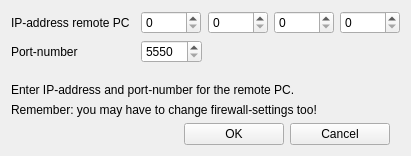
<?xml version="1.0" encoding="UTF-8"?>
<ui version="4.0">
 <class>UICFTNServerControls</class>
 <widget class="QWidget" name="UICFTNServerControls">
  <property name="geometry">
   <rect>
    <x>0</x>
    <y>0</y>
    <width>411</width>
    <height>156</height>
   </rect>
  </property>
  <property name="windowTitle">
   <string>FTNoIR protocol settings FaceTrackNoIR</string>
  </property>
  <property name="windowIcon">
   <iconset>
    <normaloff>images/FaceTrackNoIR.png</normaloff>images/FaceTrackNoIR.png</iconset>
  </property>
  <property name="layoutDirection">
   <enum>Qt::LeftToRight</enum>
  </property>
  <property name="autoFillBackground">
   <bool>false</bool>
  </property>
  <layout class="QVBoxLayout" name="_vertical_layout">
   <item>
    <layout class="QGridLayout" name="gridLayout">
     <item row="1" column="4">
      <widget class="QSpinBox" name="spinIPFourthNibble">
       <property name="maximumSize">
        <size>
         <width>60</width>
         <height>16777215</height>
        </size>
       </property>
       <property name="maximum">
        <number>255</number>
       </property>
       <property name="singleStep">
        <number>1</number>
       </property>
      </widget>
     </item>
     <item row="1" column="1">
      <widget class="QSpinBox" name="spinIPFirstNibble">
       <property name="maximumSize">
        <size>
         <width>60</width>
         <height>16777215</height>
        </size>
       </property>
       <property name="maximum">
        <number>255</number>
       </property>
       <property name="singleStep">
        <number>1</number>
       </property>
      </widget>
     </item>
     <item row="1" column="2">
      <widget class="QSpinBox" name="spinIPSecondNibble">
       <property name="maximumSize">
        <size>
         <width>60</width>
         <height>16777215</height>
        </size>
       </property>
       <property name="maximum">
        <number>255</number>
       </property>
       <property name="singleStep">
        <number>1</number>
       </property>
      </widget>
     </item>
     <item row="1" column="3">
      <widget class="QSpinBox" name="spinIPThirdNibble">
       <property name="maximumSize">
        <size>
         <width>60</width>
         <height>16777215</height>
        </size>
       </property>
       <property name="maximum">
        <number>255</number>
       </property>
       <property name="singleStep">
        <number>1</number>
       </property>
      </widget>
     </item>
     <item row="1" column="0">
      <widget class="QLabel" name="label_4">
       <property name="text">
        <string>IP-address remote PC</string>
       </property>
      </widget>
     </item>
     <item row="2" column="0">
      <widget class="QLabel" name="label_5">
       <property name="text">
        <string>Port-number</string>
       </property>
      </widget>
     </item>
     <item row="2" column="1">
      <widget class="QSpinBox" name="spinPortNumber">
       <property name="minimum">
        <number>5550</number>
       </property>
       <property name="maximum">
        <number>10000</number>
       </property>
      </widget>
     </item>
    </layout>
   </item>
   <item>
    <spacer name="verticalSpacer">
     <property name="orientation">
      <enum>Qt::Vertical</enum>
     </property>
     <property name="sizeHint" stdset="0">
      <size>
       <width>20</width>
       <height>40</height>
      </size>
     </property>
    </spacer>
   </item>
   <item>
    <layout class="QVBoxLayout" name="verticalLayout">
     <item>
      <widget class="QLabel" name="label">
       <property name="text">
        <string>Enter IP-address and port-number for the remote PC.</string>
       </property>
       <property name="wordWrap">
        <bool>true</bool>
       </property>
      </widget>
     </item>
     <item>
      <widget class="QLabel" name="label_3">
       <property name="text">
        <string>Remember: you may have to change firewall-settings too!</string>
       </property>
      </widget>
     </item>
    </layout>
   </item>
   <item>
    <layout class="QHBoxLayout" name="horizontalLayout">
     <item>
      <spacer name="horizontalSpacer_2">
       <property name="orientation">
        <enum>Qt::Horizontal</enum>
       </property>
       <property name="sizeHint" stdset="0">
        <size>
         <width>40</width>
         <height>20</height>
        </size>
       </property>
      </spacer>
     </item>
     <item>
      <layout class="QHBoxLayout" name="horizontalLayout_2">
       <property name="sizeConstraint">
        <enum>QLayout::SetDefaultConstraint</enum>
       </property>
       <item>
        <widget class="QPushButton" name="btnOK">
         <property name="sizePolicy">
          <sizepolicy hsizetype="Preferred" vsizetype="Fixed">
           <horstretch>0</horstretch>
           <verstretch>0</verstretch>
          </sizepolicy>
         </property>
         <property name="minimumSize">
          <size>
           <width>100</width>
           <height>0</height>
          </size>
         </property>
         <property name="maximumSize">
          <size>
           <width>100</width>
           <height>16777215</height>
          </size>
         </property>
         <property name="text">
          <string>OK</string>
         </property>
        </widget>
       </item>
       <item>
        <widget class="QPushButton" name="btnCancel">
         <property name="sizePolicy">
          <sizepolicy hsizetype="Preferred" vsizetype="Fixed">
           <horstretch>0</horstretch>
           <verstretch>0</verstretch>
          </sizepolicy>
         </property>
         <property name="minimumSize">
          <size>
           <width>100</width>
           <height>0</height>
          </size>
         </property>
         <property name="maximumSize">
          <size>
           <width>100</width>
           <height>16777215</height>
          </size>
         </property>
         <property name="text">
          <string>Cancel</string>
         </property>
        </widget>
       </item>
      </layout>
     </item>
     <item>
      <spacer name="horizontalSpacer">
       <property name="orientation">
        <enum>Qt::Horizontal</enum>
       </property>
       <property name="sizeType">
        <enum>QSizePolicy::Fixed</enum>
       </property>
       <property name="sizeHint" stdset="0">
        <size>
         <width>10</width>
         <height>20</height>
        </size>
       </property>
      </spacer>
     </item>
    </layout>
   </item>
  </layout>
 </widget>
 <tabstops>
  <tabstop>spinIPFirstNibble</tabstop>
  <tabstop>spinIPSecondNibble</tabstop>
  <tabstop>spinIPThirdNibble</tabstop>
  <tabstop>spinIPFourthNibble</tabstop>
  <tabstop>spinPortNumber</tabstop>
  <tabstop>btnOK</tabstop>
  <tabstop>btnCancel</tabstop>
 </tabstops>
 <resources/>
 <connections/>
 <slots>
  <slot>startEngineClicked()</slot>
  <slot>stopEngineClicked()</slot>
  <slot>cameraSettingsClicked()</slot>
 </slots>
</ui>
